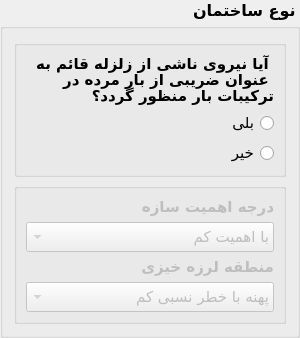
             <widget class="QGroupBox" name="grBox_T1_2">
              <property name="minimumSize">
               <size>
                <width>300</width>
                <height>0</height>
               </size>
              </property>
              <property name="maximumSize">
               <size>
                <width>400</width>
                <height>16777215</height>
               </size>
              </property>
              <property name="font">
               <font>
                <family>B Nazanin</family>
                <pointsize>12</pointsize>
                <weight>75</weight>
                <bold>true</bold>
               </font>
              </property>
              <property name="layoutDirection">
               <enum>Qt::RightToLeft</enum>
              </property>
              <property name="title">
               <string>نوع ساختمان</string>
              </property>
              <layout class="QVBoxLayout" name="verticalLayout_8">
               <item>
                <widget class="QGroupBox" name="grBox_T1_GB2_1">
                 <property name="title">
                  <string/>
                 </property>
                 <layout class="QVBoxLayout" name="verticalLayout_9">
                  <item>
                   <widget class="QLabel" name="grBox_T1_2_1">
                    <property name="font">
                     <font>
                      <family>B Nazanin</family>
                      <pointsize>11</pointsize>
                      <weight>75</weight>
                      <bold>true</bold>
                     </font>
                    </property>
                    <property name="text">
                     <string>آیا نیروی ناشی از زلزله قائم به عنوان ضریبی از بار مرده در ترکیبات بار منظور گردد؟</string>
                    </property>
                    <property name="wordWrap">
                     <bool>true</bool>
                    </property>
                   </widget>
                  </item>
                  <item>
                   <widget class="QRadioButton" name="radBut_T1_GB2_GB1_1">
                    <property name="font">
                     <font>
                      <family>B Nazanin</family>
                      <pointsize>11</pointsize>
                      <weight>50</weight>
                      <bold>false</bold>
                     </font>
                    </property>
                    <property name="text">
                     <string>بلی</string>
                    </property>
                   </widget>
                  </item>
                  <item>
                   <widget class="QRadioButton" name="radBut_T1_GB2_GB1_2">
                    <property name="font">
                     <font>
                      <family>B Nazanin</family>
                      <pointsize>11</pointsize>
                      <weight>50</weight>
                      <bold>false</bold>
                     </font>
                    </property>
                    <property name="text">
                     <string>خیر</string>
                    </property>
                   </widget>
                  </item>
                 </layout>
                </widget>
               </item>
               <item>
                <widget class="QGroupBox" name="grBox_T1_GB2_2">
                 <property name="enabled">
                  <bool>false</bool>
                 </property>
                 <property name="title">
                  <string/>
                 </property>
                 <layout class="QVBoxLayout" name="verticalLayout_10">
                  <item>
                   <widget class="QLabel" name="label_3">
                    <property name="font">
                     <font>
                      <family>B Nazanin</family>
                      <pointsize>11</pointsize>
                      <weight>75</weight>
                      <bold>true</bold>
                     </font>
                    </property>
                    <property name="text">
                     <string>درجه اهمیت سازه</string>
                    </property>
                   </widget>
                  </item>
                  <item>
                   <widget class="QComboBox" name="coBox_T1_GB2_GB2_1">
                    <property name="font">
                     <font>
                      <family>B Nazanin</family>
                      <pointsize>11</pointsize>
                      <weight>50</weight>
                      <bold>false</bold>
                     </font>
                    </property>
                    <item>
                     <property name="text">
                      <string>با اهمیت کم</string>
                     </property>
                    </item>
                    <item>
                     <property name="text">
                      <string>با اهمیت متوسط</string>
                     </property>
                    </item>
                    <item>
                     <property name="text">
                      <string>با اهمیت زیاد</string>
                     </property>
                    </item>
                    <item>
                     <property name="text">
                      <string>با اهمیت خیلی زیاد</string>
                     </property>
                    </item>
                   </widget>
                  </item>
                  <item>
                   <widget class="QLabel" name="label_4">
                    <property name="font">
                     <font>
                      <family>B Nazanin</family>
                      <pointsize>11</pointsize>
                      <weight>75</weight>
                      <bold>true</bold>
                     </font>
                    </property>
                    <property name="text">
                     <string>منطقه لرزه خیزی</string>
                    </property>
                   </widget>
                  </item>
                  <item>
                   <widget class="QComboBox" name="coBox_T1_GB2_GB2_2">
                    <property name="font">
                     <font>
                      <family>B Nazanin</family>
                      <pointsize>11</pointsize>
                      <weight>50</weight>
                      <bold>false</bold>
                     </font>
                    </property>
                    <item>
                     <property name="text">
                      <string>پهنه با خطر نسبی کم</string>
                     </property>
                    </item>
                    <item>
                     <property name="text">
                      <string>پهنه با خطر نسبی متوسط</string>
                     </property>
                    </item>
                    <item>
                     <property name="text">
                      <string>پهنه با خطر نسبی زیاد</string>
                     </property>
                    </item>
                    <item>
                     <property name="text">
                      <string>پهنه با خطر نسبی خیلی زیاد</string>
                     </property>
                    </item>
                   </widget>
                  </item>
                 </layout>
                </widget>
               </item>
              </layout>
             </widget>
